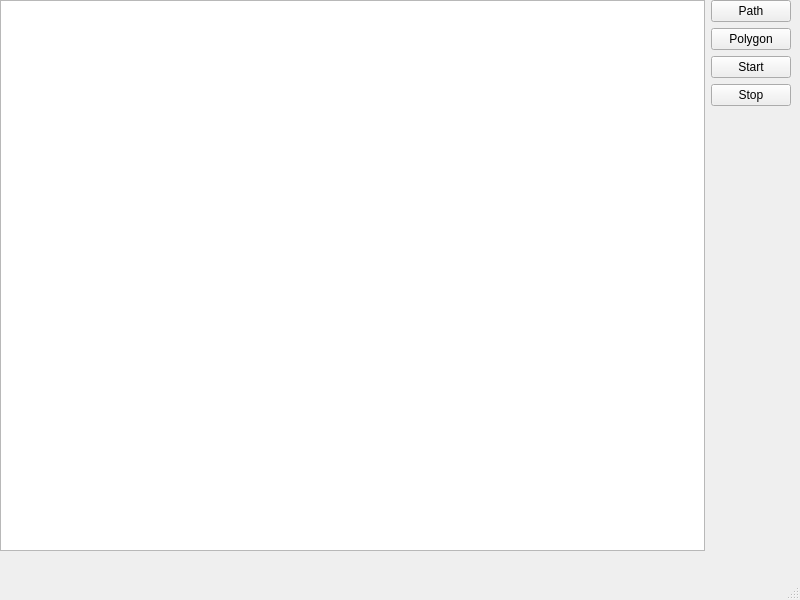
<?xml version="1.0" encoding="UTF-8"?>
<ui version="4.0">
 <class>MainWindow</class>
 <widget class="QMainWindow" name="MainWindow">
  <property name="geometry">
   <rect>
    <x>0</x>
    <y>0</y>
    <width>800</width>
    <height>600</height>
   </rect>
  </property>
  <property name="windowTitle">
   <string>MainWindow</string>
  </property>
  <widget class="QWidget" name="centralwidget">
   <widget class="QWidget" name="gridLayoutWidget">
    <property name="geometry">
     <rect>
      <x>0</x>
      <y>0</y>
      <width>791</width>
      <height>551</height>
     </rect>
    </property>
    <layout class="QGridLayout" name="gridLayout">
     <item row="0" column="1">
      <widget class="QPushButton" name="b_path">
       <property name="sizePolicy">
        <sizepolicy hsizetype="Fixed" vsizetype="Fixed">
         <horstretch>0</horstretch>
         <verstretch>0</verstretch>
        </sizepolicy>
       </property>
       <property name="text">
        <string>Path</string>
       </property>
      </widget>
     </item>
     <item row="2" column="1">
      <widget class="QPushButton" name="pushButton_3">
       <property name="sizePolicy">
        <sizepolicy hsizetype="Fixed" vsizetype="Fixed">
         <horstretch>0</horstretch>
         <verstretch>0</verstretch>
        </sizepolicy>
       </property>
       <property name="text">
        <string>Start</string>
       </property>
      </widget>
     </item>
     <item row="0" column="0" rowspan="5">
      <widget class="QGraphicsView" name="graphicsView">
       <property name="alignment">
        <set>Qt::AlignLeading|Qt::AlignLeft|Qt::AlignTop</set>
       </property>
      </widget>
     </item>
     <item row="1" column="1">
      <widget class="QPushButton" name="b_poly">
       <property name="sizePolicy">
        <sizepolicy hsizetype="Fixed" vsizetype="Fixed">
         <horstretch>0</horstretch>
         <verstretch>0</verstretch>
        </sizepolicy>
       </property>
       <property name="text">
        <string>Polygon</string>
       </property>
      </widget>
     </item>
     <item row="3" column="1">
      <widget class="QPushButton" name="b_stop">
       <property name="text">
        <string>Stop</string>
       </property>
      </widget>
     </item>
    </layout>
   </widget>
  </widget>
  <widget class="QMenuBar" name="menubar">
   <property name="geometry">
    <rect>
     <x>0</x>
     <y>0</y>
     <width>800</width>
     <height>21</height>
    </rect>
   </property>
  </widget>
  <widget class="QStatusBar" name="statusbar"/>
 </widget>
 <resources/>
 <connections/>
</ui>
